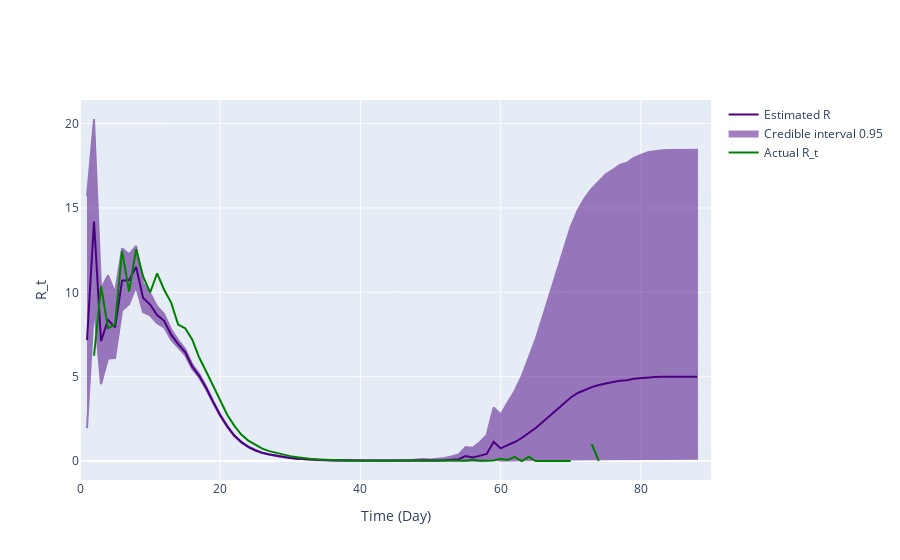

This figure's notebook cell:
### Code cell
# Use incidence data to predict R_t value
theta = incidences_true_r1
starting_time_point = 0
end_time_point = len(theta)
# Define variables needed for calculating R_t
tau = 0
R_t_start = tau+1
a = 1
b = 1/5

serial_interval = serial_interval_emp

# Plot comparison between the true and predicted R_t
# Transform our incidence data into pandas dataframes
inc_data = pd.DataFrame(
    {
        'Time': np.arange(len(theta)-2),
        'Incidence Number': incidences_true_r1[2:len(theta)]
    }
)

inference = branchpro.BranchProPosterior(
    inc_data=inc_data,
    daily_serial_interval=serial_interval,
    alpha=a,
    beta=b)

inference.run_inference(tau=tau)
intervals = inference.get_intervals(central_prob=.95)

fig = ReproductionNumberPlot()
interval_mean = intervals['Mean'].to_numpy()
interval_lower = intervals['Lower bound CI'].to_numpy()
interval_upper = intervals['Upper bound CI'].to_numpy()
interval_mean = Rt_inst_to_Rt_case(interval_mean, generation_time_emp, 0, len(interval_mean))
interval_lower = Rt_inst_to_Rt_case(interval_lower, generation_time_emp, 0, len(interval_mean))
interval_upper = Rt_inst_to_Rt_case(interval_upper, generation_time_emp, 0, len(interval_mean))
intervals['Mean'] = interval_mean
intervals['Lower bound CI'] = interval_lower
intervals['Upper bound CI'] = interval_upper

# fig.add_interval_true_rt(intervals_true)  # Here I used a modified version of branchpro method to plot the true R_t
fig.add_interval_rt(intervals)
true_rt_plot = go.Scatter(
    y=true_rt_r1[starting_time_point:end_time_point],
    x=list(range(starting_time_point, end_time_point)),
    mode='lines',
    name='Actual R_t',
    line_color='green'
)

fig.figure.add_trace(true_rt_plot)

fig.update_labels(time_label='Time (Day)', r_label='R_t')

fig.show_figure()

### Figure 1 — Plotly figure (JSON) as saved in the notebook; plotly's stock layout.template omitted (floating-point values rounded to 4 significant figures; data arrays with more than 128 entries replaced by an {"elided": "..."} marker saying what was removed)
{"data": [{"line": {"color": "indigo"}, "mode": "lines", "name": "Estimated R", "type": "scatter", "x": [1, 2, 3, 4, 5, 6, 7, 8, 9, 10, 11, 12, 13, 14, 15, 16, 17, 18, 19, 20, 21, 22, 23, 24, 25, 26, 27, 28, 29, 30, 31, 32, 33, 34, 35, 36, 37, 38, 39, 40, 41, 42, 43, 44, 45, 46, 47, 48, 49, 50, 51, 52, 53, 54, 55, 56, 57, 58, 59, 60, 61, 62, 63, 64, 65, 66, 67, 68, 69, 70, 71, 72, 73, 74, 75, 76, 77, 78, 79, 80, 81, 82, 83, 84, 85, 86, 87, 88], "y": [7.162, 14.19, 7.107, 8.364, 7.923, 10.69, 10.72, 11.51, 9.665, 9.275, 8.658, 8.311, 7.491, 6.933, 6.453, 5.598, 5.05, 4.33, 3.49, 2.709, 2.056, 1.507, 1.121, 0.8426, 0.6394, 0.4824, 0.3854, 0.3019, 0.2263, 0.1732, 0.1294, 0.1078, 0.07332, 0.05763, 0.04885, 0.03378, 0.04298, 0.02616, 0.01939, 0.02335, 0.02416, 0.02211, 0.0218, 0.03223, 0.01739, 0.02965, 0.008193, 0.03441, 0.04879, 0.02332, 0.03355, 0.04882, 0.07095, 0.1031, 0.299, 0.214, 0.3022, 0.4162, 1.139, 0.7486, 0.9409, 1.126, 1.361, 1.648, 1.959, 2.316, 2.682, 3.041, 3.403, 3.766, 4.032, 4.225, 4.378, 4.501, 4.607, 4.681, 4.76, 4.792, 4.871, 4.918, 4.961, 4.979, 4.995, 4.997, 4.998, 4.999, 5, 5]}, {"fill": "toself", "fillcolor": "indigo", "line": {"color": "indigo"}, "mode": "lines", "name": "Credible interval 0.95", "opacity": 0.5, "type": "scatter", "x": {"elided": "176 int values"}, "y": {"elided": "176 float values"}}, {"line": {"color": "green"}, "mode": "lines", "name": "Actual R_t", "type": "scatter", "x": [0, 1, 2, 3, 4, 5, 6, 7, 8, 9, 10, 11, 12, 13, 14, 15, 16, 17, 18, 19, 20, 21, 22, 23, 24, 25, 26, 27, 28, 29, 30, 31, 32, 33, 34, 35, 36, 37, 38, 39, 40, 41, 42, 43, 44, 45, 46, 47, 48, 49, 50, 51, 52, 53, 54, 55, 56, 57, 58, 59, 60, 61, 62, 63, 64, 65, 66, 67, 68, 69, 70, 71, 72, 73, 74, 75, 76, 77, 78, 79, 80, 81, 82, 83, 84, 85, 86, 87, 88, 89, 90], "y": [10.74, null, 6.24, 10.36, 7.871, 8.105, 12.46, 10.05, 12.56, 10.95, 9.99, 11.12, 10.15, 9.388, 8.084, 7.87, 7.204, 6.136, 5.308, 4.424, 3.559, 2.741, 2.099, 1.569, 1.21, 0.9499, 0.7309, 0.5858, 0.4848, 0.3703, 0.289, 0.2162, 0.1552, 0.1206, 0.09111, 0.06399, 0.05761, 0.04811, 0.0359, 0.02706, 0.03038, 0.02744, 0.02893, 0.02581, 0.01893, 0.03051, 0.03, 0.02939, 0.02707, 0.03145, 0.01476, 0.05316, 0.05952, 0.01852, 0.0367, 0.01087, 0.07463, 0.02174, 0.03333, 0.03704, 0.1333, 0.0625, 0.25, 0, 0.25, 0, 0, 0, 0, 0, 0, null, null, 1, 0, null, null, null, null, null, null, null, 0, null, null, null, null, null, null, null, null]}], "layout": {"hovermode": "x unified", "xaxis": {"title": {"text": "Time (Day)"}}, "yaxis": {"title": {"text": "R_t"}}}}
